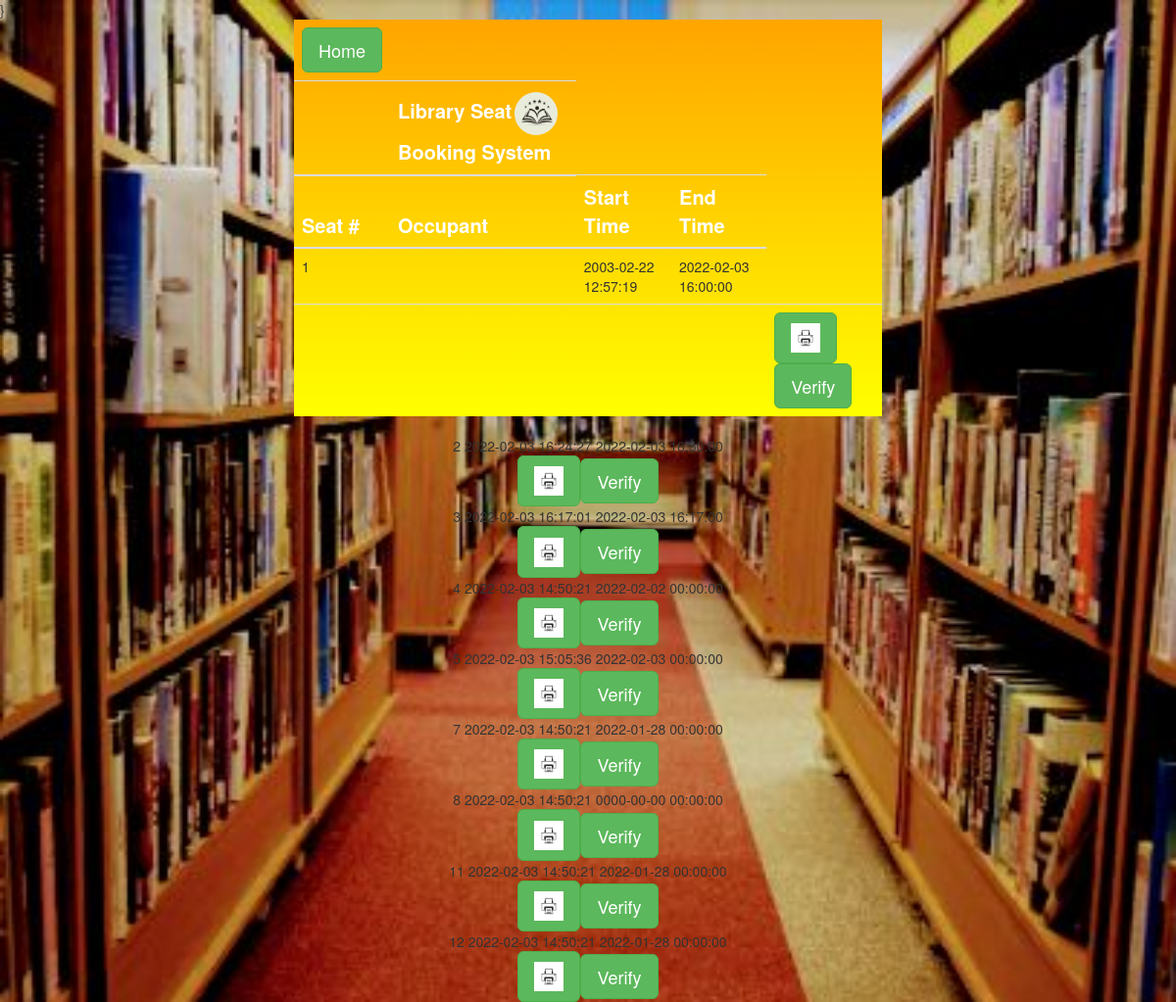
Page /receipt.php on the committed database.
### tables this page shows
CREATE TABLE `seats` (
  `SeatId` int(11) NOT NULL,
  `Status` varchar(25) NOT NULL,
  `Occupant` varchar(40) NOT NULL,
  `Serial` varchar(50) NOT NULL,
  `CountDownTime` time NOT NULL,
  `Date` datetime NOT NULL DEFAULT current_timestamp(),
  `startTime` datetime NOT NULL DEFAULT current_timestamp()
);

### receipt.php (the view, shortened to what this page needs)
<!DOCTYPE html>
<html>
<head>
	<link rel="stylesheet" type="text/css" href="css/bootstrap.min.css">
</head>
<body>
<center>
<table class="table table-hover" style="background-image: linear-gradient(orange,yellow); width:50%;height:300px ">
	<thead style="color:white;font-size: 20px">
	<tr><td><a class="btn btn-lg btn-success" href="index.php" role="button">Home</a></td></tr>
		<tr><th></th><th>Library Seat<img src="logo.jpg" width="50" height="50" style="border:3px solid transparent; border-radius:50px">Booking System</th></tr>
		<tr>
		<th scope="col">Seat #</th>
<th scope="col">Occupant</th>
<th scope="col">Start Time</th>
<th scope="col">End Time</th>
	</tr>
</thead>
<tbody>
<?php
$user=$_SESSION['Username'];
$conn=mysqli_connect('localhost','root','','seatbook');
$sql="select * from seats where Occupant='$user'";
$query=mysqli_query($conn,$sql);
while($row=mysqli_fetch_assoc($query))
{
?>
	<tr>
		<td><?php echo $row['SeatId']; ?></td>
		<td><?php echo  $row['Occupant']; ?></td>
		<td><?php echo  $row['startTime']; ?></td>
		<td><?php echo  $row['Date']; ?></td>
	</tr>
	<form action="" method="POST">
	<td></td><td></td><td><td></td><td><button class="btn btn-lg btn-success" href="receipt.php" name="print" onclick="window.print()" ><img src="printer.png" width="30" height="30"></button><button type='submit' class="btn btn-lg btn-success" name="send">Verify</button></td></form>
	</tbody>
</table>
<?php
}
	?>
</center>
    </body>
</html>

### receipt.php (style rules this page uses)
body { background: url('background.JPG'); background-repeat: no-repeat; background-size: cover; }
tr td { height: 50px; }

### rows in the picture
seats: SeatId "1", startTime "2003-02-22 12:57:19", Date "2022-02-03 16:00:00"
seats: SeatId "2", startTime "2022-02-03 16:24:27", Date "2022-02-03 16:50:00"
seats: SeatId "3", startTime "2022-02-03 16:17:01", Date "2022-02-03 16:17:00"
seats: SeatId "4", startTime "2022-02-03 14:50:21", Date "2022-02-02 00:00:00"
seats: SeatId "5", startTime "2022-02-03 15:05:36", Date "2022-02-03 00:00:00"
seats: SeatId "7", startTime "2022-02-03 14:50:21", Date "2022-01-28 00:00:00"
seats: SeatId "8", startTime "2022-02-03 14:50:21", Date "0000-00-00 00:00:00"
seats: SeatId "11", startTime "2022-02-03 14:50:21", Date "2022-01-28 00:00:00"
seats: SeatId "12", startTime "2022-02-03 14:50:21", Date "2022-01-28 00:00:00"
